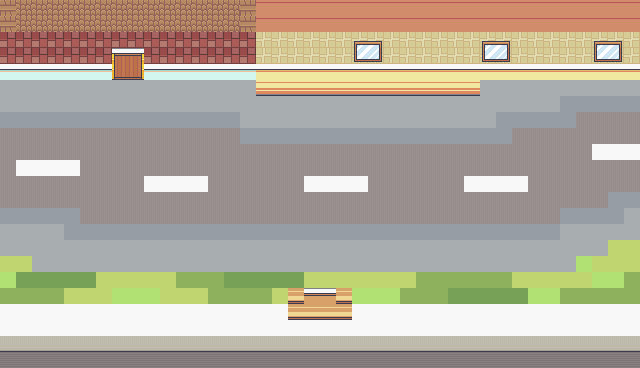

The image is a tile-based game level rendered from a .tmx file. Its description and complete source (layers, tilesets, objects, tile grids) follow:
An orthogonal 40x23 tile map with 16x16 px tiles, 2 tile layers (Tile Layer 1, Tile Layer 2), 5 tilesets and 7 objects.

<map version="1.10" tiledversion="1.12.0" orientation="orthogonal" renderorder="right-down" width="40" height="23" tilewidth="16" tileheight="16" infinite="0" nextlayerid="5" nextobjectid="13">
 <tileset firstgid="1" source="Colours.tsx" />
 <tileset firstgid="323" source="indoors_floor1.tsx" />
 <tileset firstgid="714" source="Fields.tsx" />
 <tileset firstgid="762" source="house_walls.tsx" />
 <tileset firstgid="797" source="indoors_main.tsx" />
 <layer id="1" name="Tile Layer 1" width="40" height="23">
  <data encoding="csv">
420,420,420,420,420,420,420,420,420,420,420,420,420,420,420,420,472,472,472,472,472,472,472,472,472,472,472,472,472,472,472,472,472,472,472,472,472,472,472,472,
420,420,420,420,420,420,420,420,420,420,420,420,420,420,420,420,472,472,472,472,472,472,472,472,472,472,472,472,472,472,472,472,472,472,472,472,472,472,472,472,
420,420,420,420,420,420,420,420,420,420,420,420,420,420,420,420,472,472,472,472,472,472,472,472,472,472,472,472,472,472,472,472,472,472,472,472,472,472,472,472,
420,420,420,420,420,420,420,420,420,420,420,420,420,420,420,420,472,472,472,472,472,472,472,472,472,472,472,472,472,472,472,472,472,472,472,472,472,472,472,472,
484,484,484,484,484,484,484,484,484,484,484,484,484,484,484,484,450,450,450,450,450,450,450,450,450,450,450,450,450,450,450,450,450,450,450,450,450,450,450,450,
539,539,539,539,539,539,539,539,539,539,539,539,539,539,539,539,467,467,467,467,467,467,467,467,467,467,467,467,467,467,539,539,539,539,539,539,539,539,539,539,
539,539,539,539,539,539,539,539,539,539,539,539,539,539,539,539,539,539,539,539,539,539,539,539,539,539,539,539,539,539,539,539,539,539,539,540,540,540,540,540,
540,540,540,540,540,540,540,540,540,540,540,540,540,540,540,539,539,539,539,539,539,539,539,539,539,539,539,539,539,539,539,540,540,540,540,540,440,440,440,440,
440,440,440,440,440,440,440,440,440,440,440,440,440,440,440,540,540,540,540,540,540,540,540,540,540,540,540,540,540,540,540,540,440,440,440,440,440,440,440,440,
440,440,440,440,440,440,440,440,440,440,440,440,440,440,440,440,440,440,440,440,440,440,440,440,440,440,440,440,440,440,440,440,440,440,440,440,440,389,389,389,
440,389,389,389,389,440,440,440,440,440,440,440,440,440,440,440,440,440,440,440,440,440,440,440,440,440,440,440,440,440,440,440,440,440,440,440,440,440,440,440,
440,440,440,440,440,440,440,440,440,389,389,389,389,440,440,440,440,440,440,389,389,389,389,440,440,440,440,440,440,389,389,389,389,440,440,440,440,440,440,440,
440,440,440,440,440,440,440,440,440,440,440,440,440,440,440,440,440,440,440,440,440,440,440,440,440,440,440,440,440,440,440,440,440,440,440,440,440,440,540,540,
540,540,540,540,540,440,440,440,440,440,440,440,440,440,440,440,440,440,440,440,440,440,440,440,440,440,440,440,440,440,440,440,440,440,440,540,540,540,540,539,
539,539,539,539,540,540,540,540,540,540,540,540,540,540,540,540,540,540,540,540,540,540,540,540,540,540,540,540,540,540,540,540,540,540,540,539,539,539,539,539,
539,539,539,539,539,539,539,539,539,539,539,539,539,539,539,539,539,539,539,539,539,539,539,539,539,539,539,539,539,539,539,539,539,539,539,539,539,539,94,94,
94,94,539,539,539,539,539,539,539,539,539,539,539,539,539,539,539,539,539,539,539,539,539,539,539,539,539,539,539,539,539,539,539,539,539,539,742,94,94,94,
742,89,89,89,89,89,94,94,94,94,94,91,91,91,89,89,89,89,89,94,94,94,94,94,94,94,91,91,91,91,91,91,94,94,94,94,94,742,742,91,
91,91,91,91,94,94,94,742,742,742,94,94,94,91,91,91,91,94,94,94,94,742,742,742,742,91,91,91,89,89,89,89,89,742,742,91,91,91,91,91,
389,389,389,389,389,389,389,389,389,389,389,389,389,389,389,389,389,389,389,389,389,389,389,389,389,389,389,389,389,389,389,389,389,389,389,389,389,389,389,389,
389,389,389,389,389,389,389,389,389,389,389,389,389,389,389,389,389,389,389,389,389,389,389,389,389,389,389,389,389,389,389,389,389,389,389,389,389,389,389,389,
671,671,671,671,671,671,671,671,671,671,671,671,671,671,671,671,671,671,671,671,671,671,671,671,671,671,671,671,671,671,671,671,671,671,671,671,671,671,671,671,
542,542,542,542,542,542,542,542,542,542,542,542,542,542,542,542,542,542,542,542,542,542,542,542,542,542,542,542,542,542,542,542,542,542,542,542,542,542,542,542
</data>
 </layer>
 <layer id="2" name="Tile Layer 2" width="40" height="23">
  <data encoding="csv">
781,774,774,774,774,774,774,774,774,774,774,774,774,774,774,781,413,413,413,413,413,413,413,413,413,413,413,413,413,413,413,413,413,413,413,413,413,413,413,413,
781,774,774,774,774,774,774,774,774,774,774,774,774,774,774,781,413,413,413,413,413,413,413,413,413,413,413,413,413,413,413,413,413,413,413,413,413,413,413,413,
0,0,0,0,0,0,0,0,0,0,0,0,0,0,0,0,0,0,0,0,0,0,1252,1253,0,0,0,0,0,0,1252,1253,0,0,0,0,0,1252,1253,0,
0,0,0,0,0,0,0,1218,1219,0,0,0,0,0,0,0,0,0,0,0,0,0,1268,1269,0,0,0,0,0,0,1268,1269,0,0,0,0,0,1268,1269,0,
0,0,0,0,0,0,0,1234,1235,0,0,0,0,0,0,0,0,0,0,0,0,0,0,0,0,0,0,0,0,0,0,0,0,0,0,0,0,0,0,0,
0,0,0,0,0,0,0,0,0,0,0,0,0,0,0,0,0,0,0,0,0,0,0,0,0,0,0,0,0,0,0,0,0,0,0,0,0,0,0,0,
0,0,0,0,0,0,0,0,0,0,0,0,0,0,0,0,0,0,0,0,0,0,0,0,0,0,0,0,0,0,0,0,0,0,0,0,0,0,0,0,
0,0,0,0,0,0,0,0,0,0,0,0,0,0,0,0,0,0,0,0,0,0,0,0,0,0,0,0,0,0,0,0,0,0,0,0,0,0,0,0,
0,0,0,0,0,0,0,0,0,0,0,0,0,0,0,0,0,0,0,0,0,0,0,0,0,0,0,0,0,0,0,0,0,0,0,0,0,0,0,0,
0,0,0,0,0,0,0,0,0,0,0,0,0,0,0,0,0,0,0,0,0,0,0,0,0,0,0,0,0,0,0,0,0,0,0,0,0,0,0,0,
0,0,0,0,0,0,0,0,0,0,0,0,0,0,0,0,0,0,0,0,0,0,0,0,0,0,0,0,0,0,0,0,0,0,0,0,0,0,0,0,
0,0,0,0,0,0,0,0,0,0,0,0,0,0,0,0,0,0,0,0,0,0,0,0,0,0,0,0,0,0,0,0,0,0,0,0,0,0,0,0,
0,0,0,0,0,0,0,0,0,0,0,0,0,0,0,0,0,0,0,0,0,0,0,0,0,0,0,0,0,0,0,0,0,0,0,0,0,0,0,0,
0,0,0,0,0,0,0,0,0,0,0,0,0,0,0,0,0,0,0,0,0,0,0,0,0,0,0,0,0,0,0,0,0,0,0,0,0,0,0,0,
0,0,0,0,0,0,0,0,0,0,0,0,0,0,0,0,0,0,0,0,0,0,0,0,0,0,0,0,0,0,0,0,0,0,0,0,0,0,0,0,
0,0,0,0,0,0,0,0,0,0,0,0,0,0,0,0,0,0,0,0,0,0,0,0,0,0,0,0,0,0,0,0,0,0,0,0,0,0,0,0,
0,0,0,0,0,0,0,0,0,0,0,0,0,0,0,0,0,0,0,0,0,0,0,0,0,0,0,0,0,0,0,0,0,0,0,0,0,0,0,0,
0,0,0,0,0,0,0,0,0,0,0,0,0,0,0,0,0,0,0,0,0,0,0,0,0,0,0,0,0,0,0,0,0,0,0,0,0,0,0,0,
0,0,0,0,0,0,0,0,0,0,0,0,0,0,0,0,0,0,1237,1220,1221,1237,0,0,0,0,0,0,0,0,0,0,0,0,0,0,0,0,0,0,
0,0,0,0,0,0,0,0,0,0,0,0,0,0,0,0,0,0,1237,1237,1237,1237,0,0,0,0,0,0,0,0,0,0,0,0,0,0,0,0,0,0,
0,0,0,0,0,0,0,0,0,0,0,0,0,0,0,0,0,0,0,0,0,0,0,0,0,0,0,0,0,0,0,0,0,0,0,0,0,0,0,0,
0,0,0,0,0,0,0,0,0,0,0,0,0,0,0,0,0,0,0,0,0,0,0,0,0,0,0,0,0,0,0,0,0,0,0,0,0,0,0,0,
0,0,0,0,0,0,0,0,0,0,0,0,0,0,0,0,0,0,0,0,0,0,0,0,0,0,0,0,0,0,0,0,0,0,0,0,0,0,0,0
</data>
 </layer>
 <objectgroup id="4" name="Portals">
  <object id="5" x="-7.395" y="76.1685" width="12.5715" height="213.715">
   <properties>
    <property name="spawnX" type="float" value="604" />
    <property name="spawnY" type="float" value="200" />
    <property name="targetMap" value="outside_house.tmx" />
   </properties>
  </object>
  <object id="6" x="635.23" y="78.387" width="8.874" height="215.194">
   <properties>
    <property name="spawnX" type="float" value="32" />
    <property name="spawnY" type="float" value="332" />
    <property name="targetMap" value="school.tmx" />
   </properties>
  </object>
  <object id="11" x="111.664" y="62.8575" width="31.7985" height="9.6135">
   <properties>
    <property name="spawnX" type="float" value="46" />
    <property name="spawnY" type="float" value="200" />
    <property name="targetMap" value="shop_one.tmx" />
   </properties>
  </object>
  <object id="12" x="289.884" y="287.665" width="60.639" height="5.916">
   <properties>
    <property name="spawnX" type="float" value="301" />
    <property name="spawnY" type="float" value="42" />
    <property name="targetMap" value="shop_two.tmx" />
   </properties>
  </object>
 </objectgroup>
 <objectgroup id="3" name="Collisions">
  <object id="1" x="-2.2185" y="-5.916" width="648.541" height="70.992" />
  <object id="2" x="262.522" y="57.681" width="212.237" height="27.3615" />
  <object id="4" x="-3.6975" y="295.799" width="654.457" height="79.1265" />
 </objectgroup>
</map>
